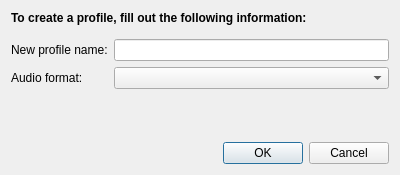
<?xml version="1.0" encoding="UTF-8"?>
<ui version="4.0">
 <class>AddProfileDialog</class>
 <widget class="QDialog" name="AddProfileDialog">
  <property name="geometry">
   <rect>
    <x>0</x>
    <y>0</y>
    <width>400</width>
    <height>175</height>
   </rect>
  </property>
  <property name="windowTitle">
   <string extracomment="Add profile dialog title">Create a profile</string>
  </property>
  <layout class="QVBoxLayout" name="verticalLayout">
   <item>
    <widget class="QLabel" name="captionLbl">
     <property name="font">
      <font>
       <weight>75</weight>
       <bold>true</bold>
      </font>
     </property>
     <property name="text">
      <string extracomment="Add profile dialog, capton">To create a profile, fill out the following information:</string>
     </property>
    </widget>
   </item>
   <item>
    <spacer name="verticalSpacer_2">
     <property name="orientation">
      <enum>Qt::Vertical</enum>
     </property>
     <property name="sizeType">
      <enum>QSizePolicy::Fixed</enum>
     </property>
     <property name="sizeHint" stdset="0">
      <size>
       <width>20</width>
       <height>8</height>
      </size>
     </property>
    </spacer>
   </item>
   <item>
    <layout class="QFormLayout" name="formLayout">
     <item row="0" column="0">
      <widget class="QLabel" name="profileNameLbl">
       <property name="text">
        <string extracomment="Add profile dialog, profile name label">New profile name:</string>
       </property>
      </widget>
     </item>
     <item row="1" column="0">
      <widget class="QLabel" name="label_2">
       <property name="text">
        <string extracomment="Add profile dialog, audio format label">Audio format:</string>
       </property>
      </widget>
     </item>
     <item row="1" column="1">
      <widget class="QComboBox" name="formatCbx"/>
     </item>
     <item row="0" column="1">
      <widget class="QLineEdit" name="profileNameEd"/>
     </item>
    </layout>
   </item>
   <item>
    <spacer name="verticalSpacer">
     <property name="orientation">
      <enum>Qt::Vertical</enum>
     </property>
     <property name="sizeHint" stdset="0">
      <size>
       <width>20</width>
       <height>40</height>
      </size>
     </property>
    </spacer>
   </item>
   <item>
    <widget class="QDialogButtonBox" name="buttonBox">
     <property name="orientation">
      <enum>Qt::Horizontal</enum>
     </property>
     <property name="standardButtons">
      <set>QDialogButtonBox::Cancel|QDialogButtonBox::Ok</set>
     </property>
    </widget>
   </item>
  </layout>
 </widget>
 <resources/>
 <connections>
  <connection>
   <sender>buttonBox</sender>
   <signal>accepted()</signal>
   <receiver>AddProfileDialog</receiver>
   <slot>accept()</slot>
   <hints>
    <hint type="sourcelabel">
     <x>248</x>
     <y>254</y>
    </hint>
    <hint type="destinationlabel">
     <x>157</x>
     <y>274</y>
    </hint>
   </hints>
  </connection>
  <connection>
   <sender>buttonBox</sender>
   <signal>rejected()</signal>
   <receiver>AddProfileDialog</receiver>
   <slot>reject()</slot>
   <hints>
    <hint type="sourcelabel">
     <x>316</x>
     <y>260</y>
    </hint>
    <hint type="destinationlabel">
     <x>286</x>
     <y>274</y>
    </hint>
   </hints>
  </connection>
 </connections>
</ui>
